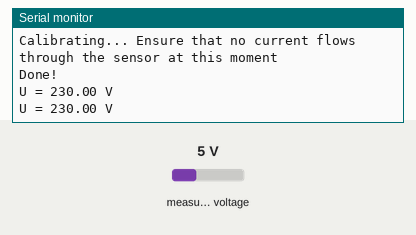
This sketch was run on a simulated Arduino Uno, built with avr-gcc and run on an emulated ATmega328P. Parts: the last lines printed to the serial monitor. Inputs (shaded band) come from the test bench; at power-on: measured voltage 5 V.

Above: at 1.3 s.
1.4 s: measured voltage set to 0.3 V
At 2.5 s:
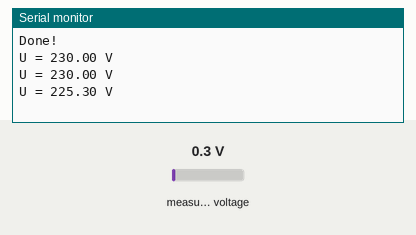
2.9 s: measured voltage set to 3.8 V
At 4.0 s:
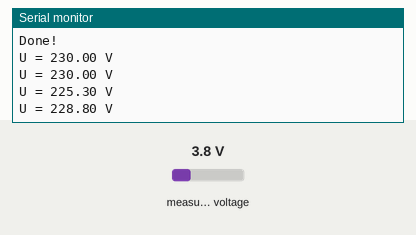
Timing chart, 0 to 5.9 s (numbered marks = the images above; inputs shaded):
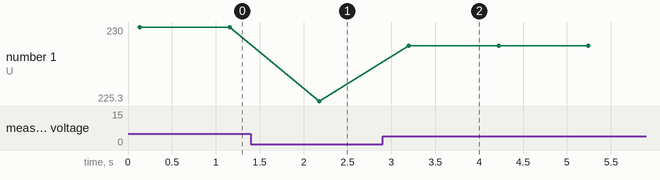

Measured:
- after the input at 1.4 s, the serial monitor: prints a new line after 0.78 s (image 1)
- after the input at 2.9 s, the serial monitor: prints a new line after 0.30 s (image 2)
- plotted number 1: 230 → 225.3 after the input at 1.4 s, 225.3 → 228.8 after the input at 2.9 s

The sketch:

Sensor_tegangan.ino
```cpp
#include <LiquidCrystal_I2C.h>
#include <ZMPT101B.h>

ZMPT101B voltageSensor(A0);

void setup() {
  Serial.begin(9600);
  // calibrate() method calibrates zero point of sensor,
  // It is not necessary, but may positively affect the accuracy
  // Ensure that no current flows through the sensor at this moment
  // If you are not sure that the current through the sensor will not leak during calibration - comment out this method
  Serial.println("Calibrating... Ensure that no current flows through the sensor at this moment");
  delay(100);
  voltageSensor.calibrate();
  Serial.println("Done!");

}

void loop() {
  float U = voltageSensor.getVoltageAC();
  Serial.println(String("U = ") + U + " V");
  delay(1000);
 }
```
